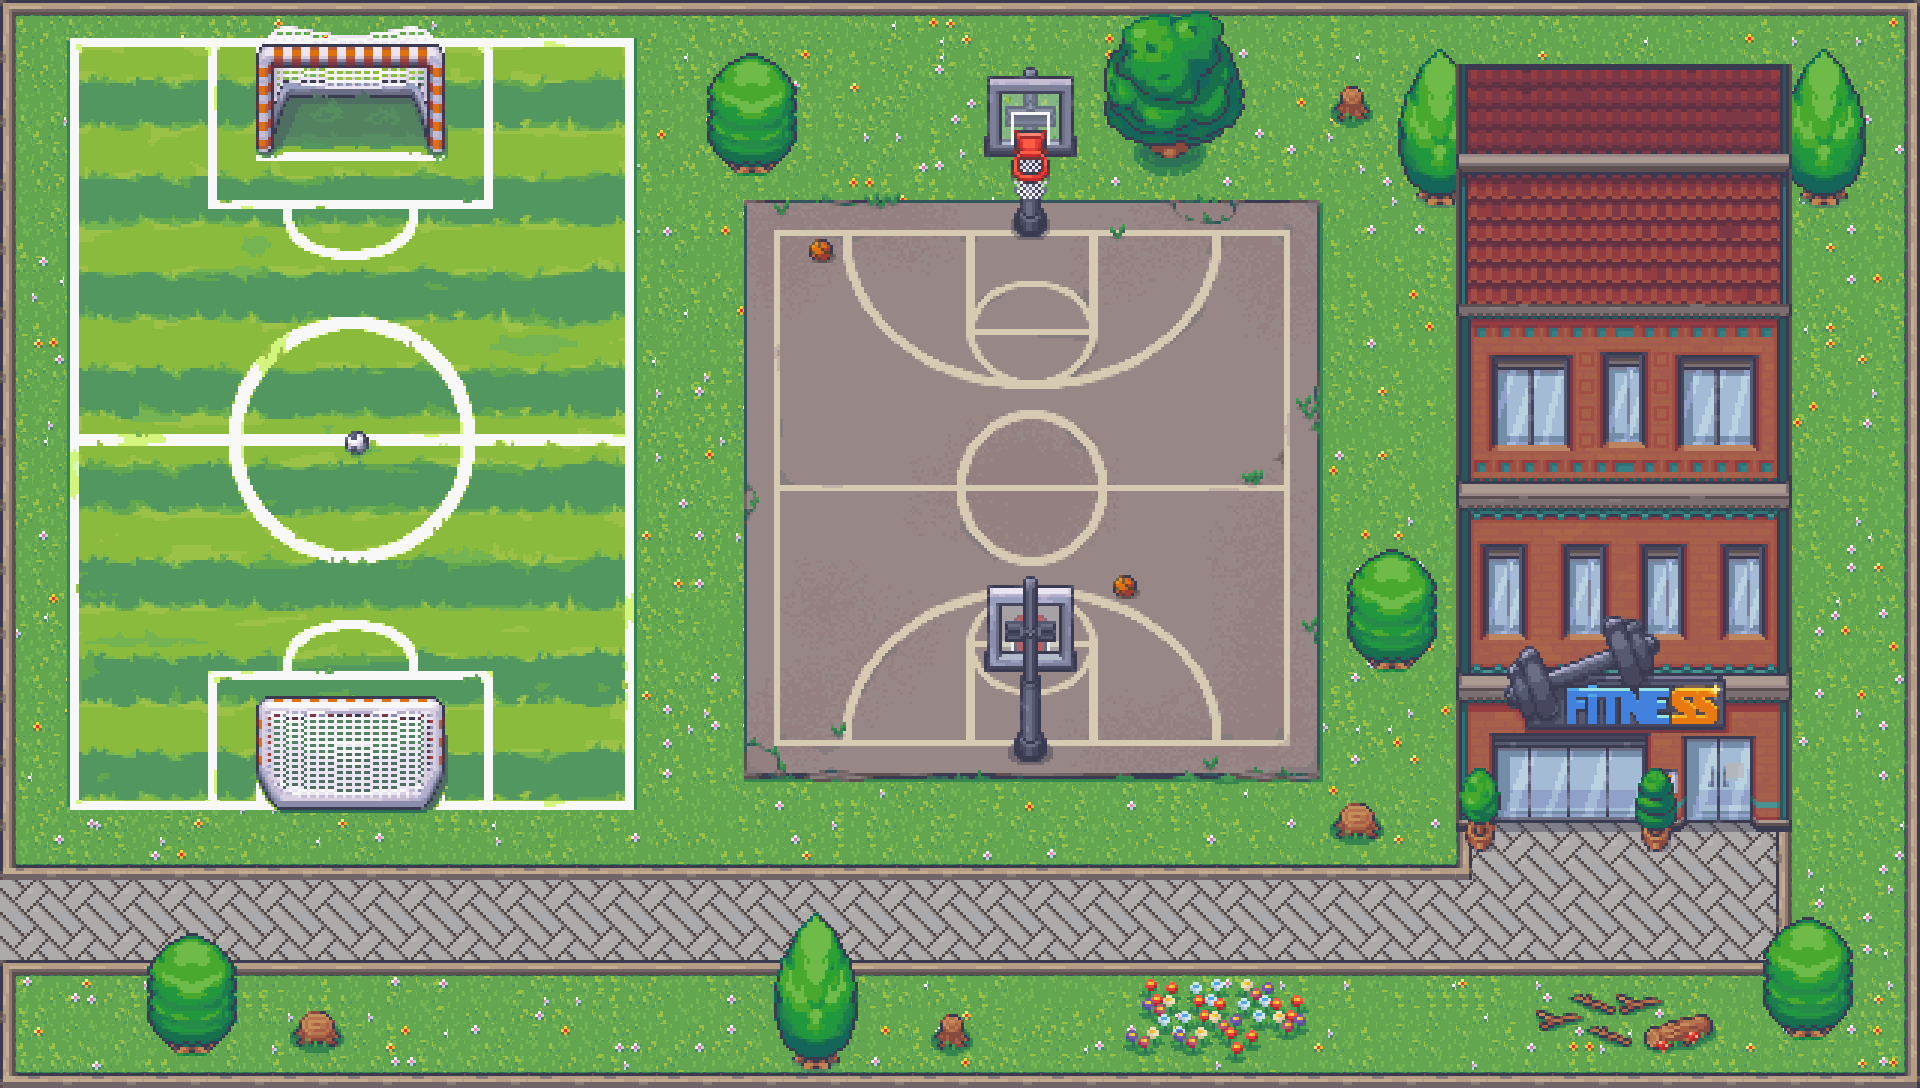

Tiled map render using the project's own tile images. Description and the map definition, with tile-layer contents summarised, below:
An orthogonal 120x68 tile map with 16x16 px tiles, 9 tile layers (collisions, grass, flowers, paths, ...), 10 tilesets.

<map version="1.10" tiledversion="1.10.2" orientation="orthogonal" renderorder="right-down" width="120" height="68" tilewidth="16" tileheight="16" infinite="0" nextlayerid="10" nextobjectid="1">
 <tileset firstgid="1" name="grass" tilewidth="16" tileheight="16" tilecount="1728" columns="48">
  <image source="A2_Floors_MV_TILESET.png" width="768" height="576" />
 </tileset>
 <tileset firstgid="1729" name="gym" tilewidth="16" tileheight="16" tilecount="2304" columns="48">
  <image source="Tileset_45_MV.png" width="768" height="768" />
 </tileset>
 <tileset firstgid="4033" name="buildings" tilewidth="16" tileheight="16" tilecount="2304" columns="48">
  <image source="Tileset_45_MV.png" width="768" height="768" />
 </tileset>
 <tileset firstgid="6337" name="buildings 2" tilewidth="16" tileheight="16" tilecount="2304" columns="48">
  <image source="Tileset_44_MV.png" width="768" height="768" />
 </tileset>
 <tileset firstgid="8641" name="buildings 3" tilewidth="16" tileheight="16" tilecount="2304" columns="48">
  <image source="Tileset_48_MV.png" width="768" height="768" />
 </tileset>
 <tileset firstgid="10945" name="roof" tilewidth="16" tileheight="16" tilecount="2304" columns="48">
  <image source="Tileset_43_MV.png" width="768" height="768" />
 </tileset>
 <tileset firstgid="13249" name="football pitch" tilewidth="16" tileheight="16" tilecount="2304" columns="48">
  <image source="Tileset_38_MV.png" width="768" height="768" />
 </tileset>
 <tileset firstgid="15553" name="basketball pitch" tilewidth="16" tileheight="16" tilecount="2304" columns="48">
  <image source="Tileset_36_MV.png" width="768" height="768" />
 </tileset>
 <tileset firstgid="17857" name="TREES" tilewidth="16" tileheight="16" tilecount="2304" columns="48">
  <image source="Tileset_1_MV.png" width="768" height="768" />
  <tile id="111">
   <properties>
    <property name="blocked" value="" />
   </properties>
  </tile>
  <tile id="480">
   <properties>
    <property name="transition" value="maps/map9/gym.tmx" />
   </properties>
  </tile>
  <tile id="831">
   <properties>
    <property name="transition" value="maps" />
   </properties>
  </tile>
  <tile id="836">
   <properties>
    <property name="transition" value="maps/map1/map1.tmx" />
   </properties>
  </tile>
 </tileset>
 <tileset firstgid="20161" name="background" tilewidth="16" tileheight="16" tilecount="2304" columns="48">
  <image source="Tileset_17_MV.png" width="768" height="768" />
 </tileset>
 <layer id="9" name="collisions" width="120" height="68">
  <data>[8160 cells, 8160 non-empty, 6 distinct tile ids]</data>
 </layer>
 <layer id="1" name="grass" width="120" height="68">
  <data>[8160 cells, 8160 non-empty, 108 distinct tile ids]</data>
 </layer>
 <layer id="8" name="flowers" width="120" height="68">
  <data>[8160 cells, 7788 non-empty, 63 distinct tile ids]</data>
 </layer>
 <layer id="2" name="paths" width="120" height="68">
  <data>[8160 cells, 1236 non-empty, 63 distinct tile ids]</data>
 </layer>
 <layer id="7" name="background" width="120" height="68">
  <data>[8160 cells, 576 non-empty, 280 distinct tile ids]</data>
 </layer>
 <layer id="3" name="buildings" width="120" height="68">
  <data>[8160 cells, 819 non-empty, 819 distinct tile ids]</data>
 </layer>
 <layer id="4" name="builings 2" width="120" height="68">
  <data>[8160 cells, 259 non-empty, 259 distinct tile ids]</data>
 </layer>
 <layer id="5" name="pitch" width="120" height="68">
  <data>[8160 cells, 3157 non-empty, 3121 distinct tile ids]</data>
 </layer>
 <layer id="6" name="pitch extras" width="120" height="68">
  <data>[8160 cells, 435 non-empty, 414 distinct tile ids]</data>
 </layer>
</map>
